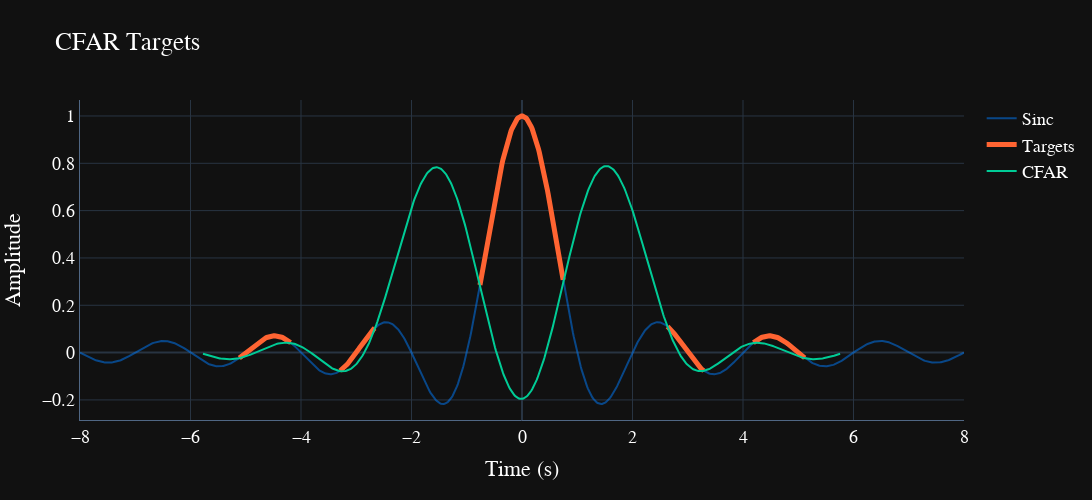

This figure's notebook cell:
### Markdown cell above
## Get targets
Plot only regions where input signal is above CFAR criteria.

### Code cell
targets = sinc.copy()
targets[np.where((targets < window_mean) | (np.isnan(window_mean)))] = np.nan

fig = make_subplots()
fig.add_trace(go.Scatter(x=t, y=sinc, name="Sinc", line=dict(color="rgba(0,127,255,0.5)")))
fig.add_trace(go.Scatter(x=t, y=targets, name="Targets", line=dict(color="rgba(255,100,50,1)", width=5)))
fig.add_trace(go.Scatter(x=t, y=window_mean, name="CFAR"))
fig.update_layout(PLOTLY_LAYOUT)
fig.update_layout(
    title="CFAR Targets",
    xaxis=dict(title="Time (s)"),
    yaxis=dict(title="Amplitude"),
    width=1400,
    height=500,
)
fig.show()

### Figure 1 — Plotly figure (JSON) as saved in the notebook; plotly's stock layout.template omitted (floating-point values rounded to 4 significant figures; data arrays with more than 128 entries replaced by an {"elided": "..."} marker saying what was removed)
{"data": [{"line": {"color": "rgba(0,127,255,0.5)"}, "name": "Sinc", "type": "scatter", "x": {"elided": "1000 float values"}, "y": {"elided": "1000 float values"}}, {"line": {"color": "rgba(255,100,50,1)", "width": 5}, "name": "Targets", "type": "scatter", "x": {"elided": "1000 float values"}, "y": {"elided": "1000 float values"}}, {"name": "CFAR", "type": "scatter", "x": {"elided": "1000 float values"}, "y": {"elided": "1000 float values"}}], "layout": {"annotationdefaults": {"arrowcolor": "#f2f5fa", "arrowhead": 0, "arrowwidth": 1}, "autotypenumbers": "strict", "coloraxis": {"colorbar": {"outlinewidth": 0, "ticks": ""}}, "colorscale": {"diverging": [[0, "#8e0152"], [0.1, "#c51b7d"], [0.2, "#de77ae"], [0.3, "#f1b6da"], [0.4, "#fde0ef"], [0.5, "#f7f7f7"], [0.6, "#e6f5d0"], [0.7, "#b8e186"], [0.8, "#7fbc41"], [0.9, "#4d9221"], [1, "#276419"]], "sequential": [[0, "#0d0887"], [0.1111, "#46039f"], [0.2222, "#7201a8"], [0.3333, "#9c179e"], [0.4444, "#bd3786"], [0.5556, "#d8576b"], [0.6667, "#ed7953"], [0.7778, "#fb9f3a"], [0.8889, "#fdca26"], [1, "#f0f921"]], "sequentialminus": [[0, "#0d0887"], [0.1111, "#46039f"], [0.2222, "#7201a8"], [0.3333, "#9c179e"], [0.4444, "#bd3786"], [0.5556, "#d8576b"], [0.6667, "#ed7953"], [0.7778, "#fb9f3a"], [0.8889, "#fdca26"], [1, "#f0f921"]]}, "font": {"color": "white", "family": "JetBrains Mono", "size": 18}, "geo": {"bgcolor": "rgb(17,17,17)", "lakecolor": "rgb(17,17,17)", "landcolor": "rgb(17,17,17)", "showlakes": true, "showland": true, "subunitcolor": "#506784"}, "height": 500, "hoverlabel": {"align": "left"}, "hovermode": "closest", "mapbox": {"style": "dark"}, "paper_bgcolor": "rgb(17,17,17)", "plot_bgcolor": "rgb(17,17,17)", "polar": {"angularaxis": {"gridcolor": "#506784", "linecolor": "#506784", "ticks": ""}, "bgcolor": "rgb(17,17,17)", "radialaxis": {"gridcolor": "#506784", "linecolor": "#506784", "ticks": ""}}, "scene": {"xaxis": {"backgroundcolor": "rgb(17,17,17)", "gridcolor": "#506784", "gridwidth": 2, "linecolor": "#506784", "showbackground": true, "ticks": "", "zerolinecolor": "#C8D4E3"}, "yaxis": {"backgroundcolor": "rgb(17,17,17)", "gridcolor": "#506784", "gridwidth": 2, "linecolor": "#506784", "showbackground": true, "ticks": "", "zerolinecolor": "#C8D4E3"}, "zaxis": {"backgroundcolor": "rgb(17,17,17)", "gridcolor": "#506784", "gridwidth": 2, "linecolor": "#506784", "showbackground": true, "ticks": "", "zerolinecolor": "#C8D4E3"}}, "shapedefaults": {"line": {"color": "#f2f5fa"}}, "sliderdefaults": {"bgcolor": "#C8D4E3", "bordercolor": "rgb(17,17,17)", "borderwidth": 1, "tickwidth": 0}, "ternary": {"aaxis": {"gridcolor": "#506784", "linecolor": "#506784", "ticks": ""}, "baxis": {"gridcolor": "#506784", "linecolor": "#506784", "ticks": ""}, "bgcolor": "rgb(17,17,17)", "caxis": {"gridcolor": "#506784", "linecolor": "#506784", "ticks": ""}}, "title": {"text": "CFAR Targets"}, "updatemenudefaults": {"bgcolor": "#506784", "borderwidth": 0}, "width": 1400, "xaxis": {"anchor": "y", "automargin": true, "domain": [0, 1], "gridcolor": "#283442", "linecolor": "#506784", "ticks": "", "title": {"text": "Time (s)"}, "zerolinecolor": "#283442", "zerolinewidth": 2}, "yaxis": {"anchor": "x", "automargin": true, "domain": [0, 1], "gridcolor": "#283442", "linecolor": "#506784", "ticks": "", "title": {"text": "Amplitude"}, "zerolinecolor": "#283442", "zerolinewidth": 2}}}
